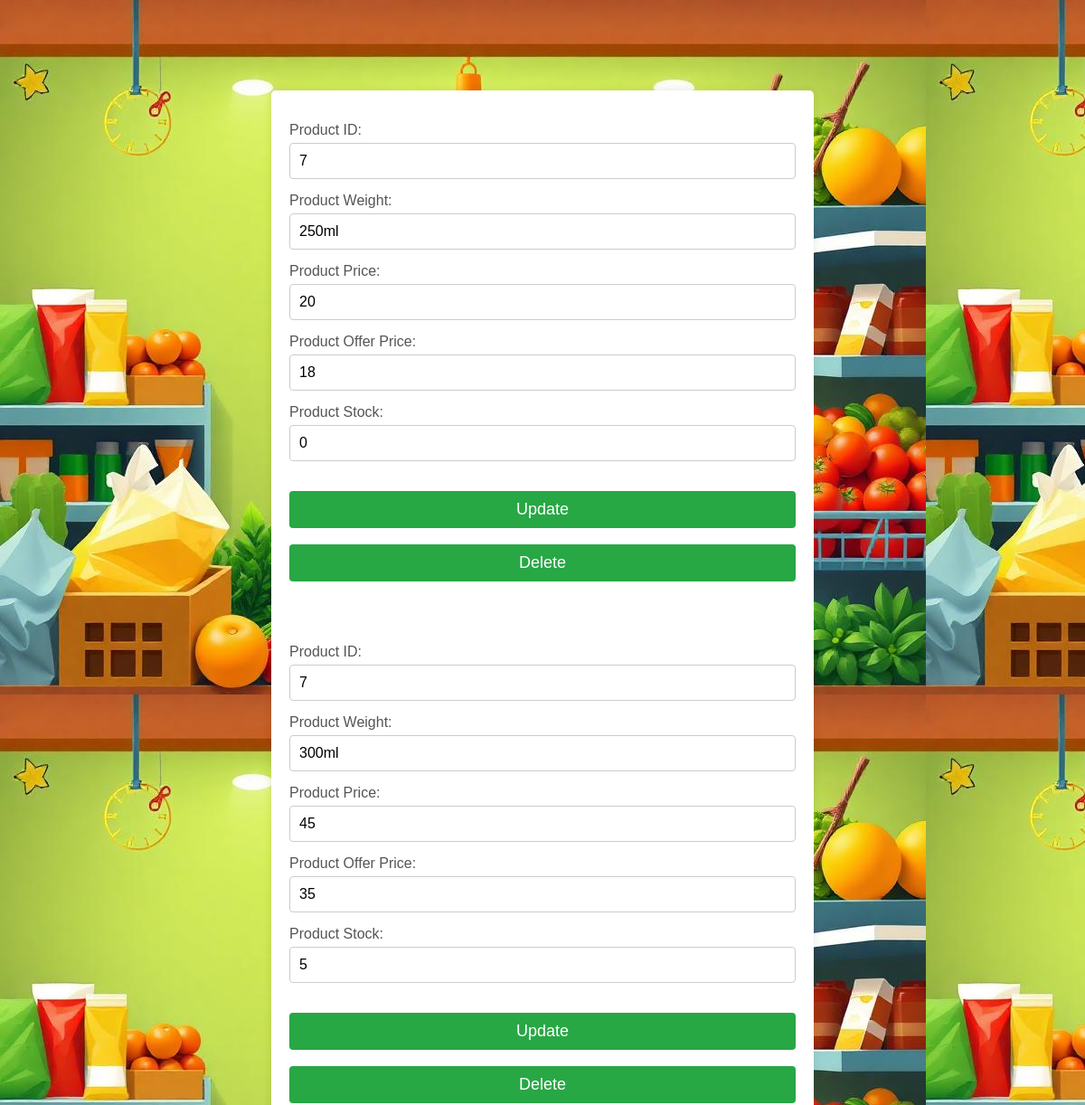
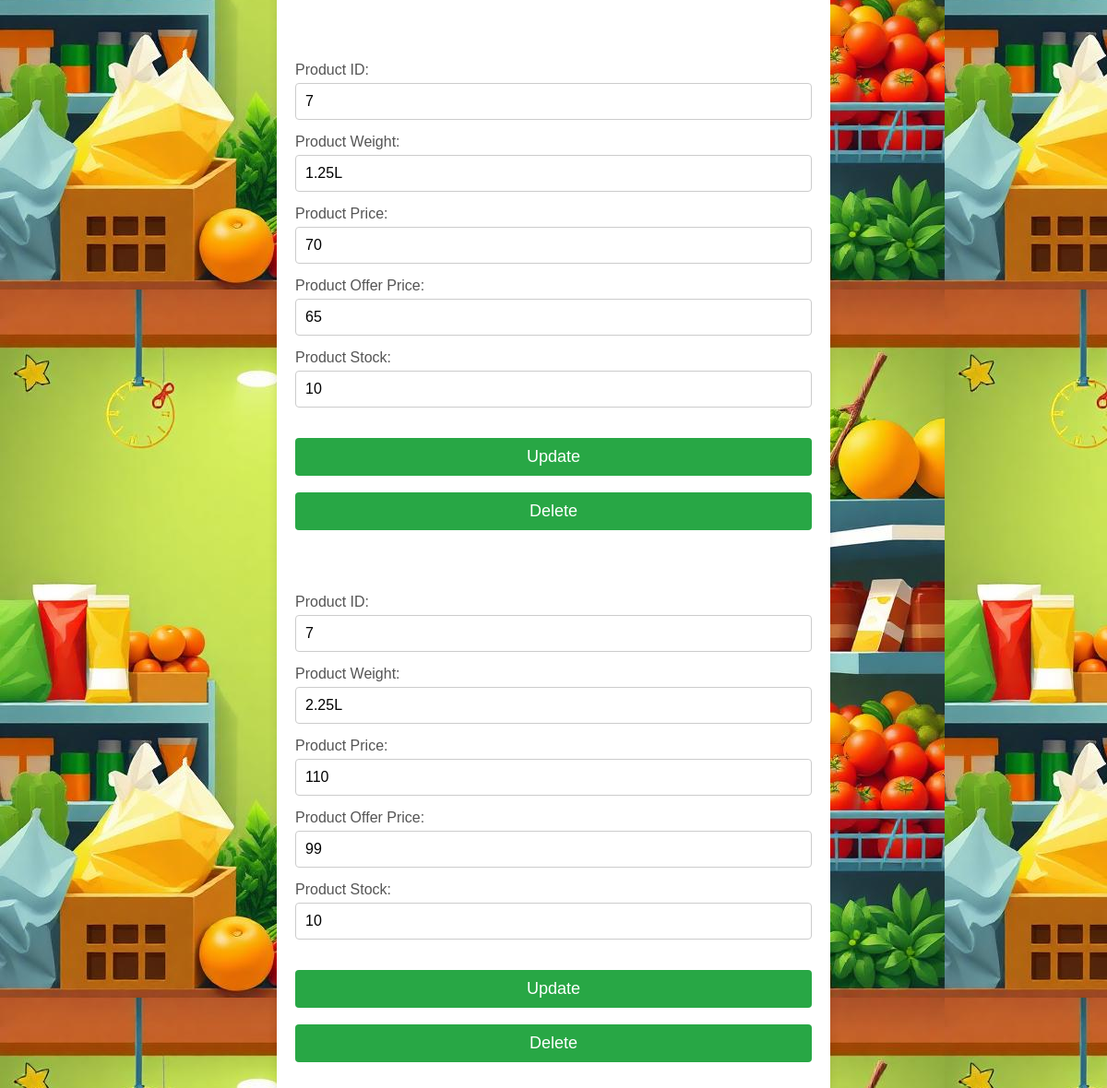
/editdetails/7, run on the app's committed database (2 pictures, top to bottom).
### app/models.py (models this page shows)
class Details(models.Model):
    product=models.ForeignKey(Product,on_delete=models.CASCADE)
    weight=models.TextField()
    price=models.IntegerField()
    off_price=models.IntegerField()
    stock=models.IntegerField()

### app/views.py (the view)
# urls.py: path('editdetails/<pid>',views.editdetails),
def editdetails(req,pid):
    if req.method == 'POST':
        details=req.POST['d_id']
        product=req.POST['p_id']
        weight=req.POST['p_weight']
        price=req.POST['p_price']
        offprice=req.POST['of_price']
        stock=req.POST['p_stock']
        Details.objects.filter(pk=details).update(product=Product.objects.get(pk=product),weight=weight,price=price,off_price=offprice,stock=stock)
        return redirect(shop_home)
    else:
        data=Details.objects.filter(product=pid)
        data1=Product.objects.get(pk=pid)
        return render(req,'shop/editdetails.html',{'data':data,'data1':data1})

### templates/shop/editdetails.html (shortened to what this page needs)
<!DOCTYPE html>
<html lang="en">
<head>
    {% load static %}
    <link rel="stylesheet" href="{% static 'css/editdetails.css' %}">
</head>
<body style="background-image:url(../static/img/grogo.jpeg);">
    <div class="container">
        {% for i in data %}
        <form action="" method="post">
            <div class="form-group">
                <label for="Product Weight">Product ID:</label>
                <input type="number" id="" name="p_id" value="{{i.product_id}}" readonly>
            </div>
            <div class="form-group">
                <label for="Product Weight">Product Weight:</label>
                <input type="text" id="" name="p_weight" required value="{{i.weight}}">
            </div>
            <div class="form-group">
                <label for="productPrice">Product Price:</label>
                <input type="number" id="" name="p_price" required value="{{i.price}}">
            </div>
            <div class="form-group">
                <label for="productPrice">Product Offer Price:</label>
                <input type="number" id="" name="of_price" required value="{{i.off_price}}">
            </div>
            <div class="form-group">
                <label for="productStock">Product Stock:</label>
                <input type="number" id="" name="p_stock" required value="{{i.stock}}"><br><br>
            </div>
                <button type="submit">Update</button><br><br>
        </form>
        <a href="../delete_details/{{i.pk}}"><button type="submit">Delete</button></a><br><br><br><br>
        {% endfor %}
    </div>
</body>
</html>

### static/css/editdetails.css (style rules this page uses)
* { box-sizing: border-box; }
body { font-family: Arial, sans-serif; background-color: #f4f4f4; margin: 0; padding: 100px; }
.container { max-width: 600px; margin: auto; background: white; padding: 20px; border-radius: 5px; box-shadow: 0 0 10px rgba(0, 0, 0, 0.1); }
.form-group { margin-bottom: 15px; }
label { display: block; margin-bottom: 5px; color: #555; }
input[type="text"], input[type="number"], input[type="file"], button { width: 100%; padding: 10px; border: 1px solid #ccc; border-radius: 4px; font-size: 16px; }
button { background-color: #28a745; color: white; border: none; cursor: pointer; font-size: 18px; }

### data on the page
Details: p_id "7", p_weight "250ml", p_price "20", of_price "18", p_stock "0"
Details: p_id "7", p_weight "300ml", p_price "45", of_price "35", p_stock "5"
Details: p_id "7", p_weight "1.25L", p_price "70", of_price "65", p_stock "10"
Details: p_id "7", p_weight "2.25L", p_price "110", of_price "99", p_stock "10"
